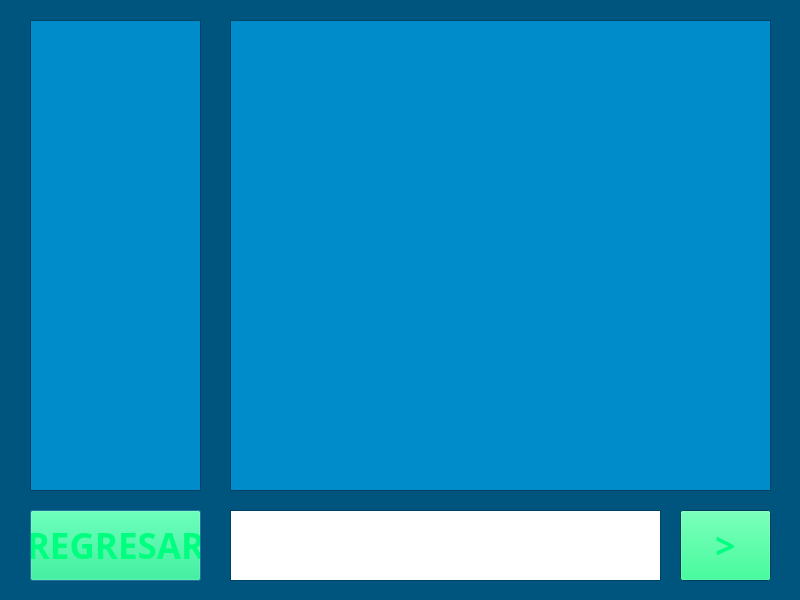
<?xml version="1.0" encoding="UTF-8"?>
<ui version="4.0">
 <class>Direct</class>
 <widget class="QDialog" name="Direct">
  <property name="geometry">
   <rect>
    <x>0</x>
    <y>0</y>
    <width>800</width>
    <height>600</height>
   </rect>
  </property>
  <property name="maximumSize">
   <size>
    <width>800</width>
    <height>600</height>
   </size>
  </property>
  <property name="palette">
   <palette>
    <active>
     <colorrole role="WindowText">
      <brush brushstyle="SolidPattern">
       <color alpha="255">
        <red>0</red>
        <green>255</green>
        <blue>127</blue>
       </color>
      </brush>
     </colorrole>
     <colorrole role="Button">
      <brush brushstyle="SolidPattern">
       <color alpha="255">
        <red>0</red>
        <green>255</green>
        <blue>127</blue>
       </color>
      </brush>
     </colorrole>
     <colorrole role="Text">
      <brush brushstyle="SolidPattern">
       <color alpha="255">
        <red>0</red>
        <green>255</green>
        <blue>127</blue>
       </color>
      </brush>
     </colorrole>
     <colorrole role="ButtonText">
      <brush brushstyle="SolidPattern">
       <color alpha="255">
        <red>0</red>
        <green>255</green>
        <blue>127</blue>
       </color>
      </brush>
     </colorrole>
     <colorrole role="Base">
      <brush brushstyle="SolidPattern">
       <color alpha="255">
        <red>0</red>
        <green>139</green>
        <blue>203</blue>
       </color>
      </brush>
     </colorrole>
     <colorrole role="Window">
      <brush brushstyle="SolidPattern">
       <color alpha="255">
        <red>0</red>
        <green>85</green>
        <blue>127</blue>
       </color>
      </brush>
     </colorrole>
     <colorrole role="PlaceholderText">
      <brush brushstyle="SolidPattern">
       <color alpha="128">
        <red>0</red>
        <green>255</green>
        <blue>127</blue>
       </color>
      </brush>
     </colorrole>
    </active>
    <inactive>
     <colorrole role="WindowText">
      <brush brushstyle="SolidPattern">
       <color alpha="255">
        <red>0</red>
        <green>255</green>
        <blue>127</blue>
       </color>
      </brush>
     </colorrole>
     <colorrole role="Button">
      <brush brushstyle="SolidPattern">
       <color alpha="255">
        <red>0</red>
        <green>255</green>
        <blue>127</blue>
       </color>
      </brush>
     </colorrole>
     <colorrole role="Text">
      <brush brushstyle="SolidPattern">
       <color alpha="255">
        <red>0</red>
        <green>255</green>
        <blue>127</blue>
       </color>
      </brush>
     </colorrole>
     <colorrole role="ButtonText">
      <brush brushstyle="SolidPattern">
       <color alpha="255">
        <red>0</red>
        <green>255</green>
        <blue>127</blue>
       </color>
      </brush>
     </colorrole>
     <colorrole role="Base">
      <brush brushstyle="SolidPattern">
       <color alpha="255">
        <red>0</red>
        <green>139</green>
        <blue>203</blue>
       </color>
      </brush>
     </colorrole>
     <colorrole role="Window">
      <brush brushstyle="SolidPattern">
       <color alpha="255">
        <red>0</red>
        <green>85</green>
        <blue>127</blue>
       </color>
      </brush>
     </colorrole>
     <colorrole role="PlaceholderText">
      <brush brushstyle="SolidPattern">
       <color alpha="128">
        <red>0</red>
        <green>255</green>
        <blue>127</blue>
       </color>
      </brush>
     </colorrole>
    </inactive>
    <disabled>
     <colorrole role="WindowText">
      <brush brushstyle="SolidPattern">
       <color alpha="255">
        <red>120</red>
        <green>120</green>
        <blue>120</blue>
       </color>
      </brush>
     </colorrole>
     <colorrole role="Button">
      <brush brushstyle="SolidPattern">
       <color alpha="255">
        <red>0</red>
        <green>255</green>
        <blue>127</blue>
       </color>
      </brush>
     </colorrole>
     <colorrole role="Text">
      <brush brushstyle="SolidPattern">
       <color alpha="255">
        <red>120</red>
        <green>120</green>
        <blue>120</blue>
       </color>
      </brush>
     </colorrole>
     <colorrole role="ButtonText">
      <brush brushstyle="SolidPattern">
       <color alpha="255">
        <red>120</red>
        <green>120</green>
        <blue>120</blue>
       </color>
      </brush>
     </colorrole>
     <colorrole role="Base">
      <brush brushstyle="SolidPattern">
       <color alpha="255">
        <red>0</red>
        <green>85</green>
        <blue>127</blue>
       </color>
      </brush>
     </colorrole>
     <colorrole role="Window">
      <brush brushstyle="SolidPattern">
       <color alpha="255">
        <red>0</red>
        <green>85</green>
        <blue>127</blue>
       </color>
      </brush>
     </colorrole>
     <colorrole role="PlaceholderText">
      <brush brushstyle="SolidPattern">
       <color alpha="128">
        <red>0</red>
        <green>0</green>
        <blue>0</blue>
       </color>
      </brush>
     </colorrole>
    </disabled>
   </palette>
  </property>
  <property name="font">
   <font>
    <family>Agency FB</family>
    <pointsize>26</pointsize>
   </font>
  </property>
  <property name="windowTitle">
   <string>Dialog</string>
  </property>
  <widget class="QListView" name="listView">
   <property name="geometry">
    <rect>
     <x>30</x>
     <y>20</y>
     <width>171</width>
     <height>471</height>
    </rect>
   </property>
   <property name="font">
    <font>
     <family>Agency FB</family>
     <pointsize>10</pointsize>
    </font>
   </property>
  </widget>
  <widget class="QListView" name="listView_2">
   <property name="geometry">
    <rect>
     <x>230</x>
     <y>20</y>
     <width>541</width>
     <height>471</height>
    </rect>
   </property>
   <property name="font">
    <font>
     <family>Agency FB</family>
     <pointsize>10</pointsize>
    </font>
   </property>
  </widget>
  <widget class="QPushButton" name="pushButton">
   <property name="geometry">
    <rect>
     <x>30</x>
     <y>510</y>
     <width>171</width>
     <height>71</height>
    </rect>
   </property>
   <property name="font">
    <font>
     <family>Agency FB</family>
     <pointsize>26</pointsize>
     <weight>75</weight>
     <bold>true</bold>
    </font>
   </property>
   <property name="text">
    <string>REGRESAR</string>
   </property>
  </widget>
  <widget class="QTextEdit" name="textEdit">
   <property name="geometry">
    <rect>
     <x>230</x>
     <y>510</y>
     <width>431</width>
     <height>71</height>
    </rect>
   </property>
   <property name="palette">
    <palette>
     <active>
      <colorrole role="Base">
       <brush brushstyle="SolidPattern">
        <color alpha="255">
         <red>255</red>
         <green>255</green>
         <blue>255</blue>
        </color>
       </brush>
      </colorrole>
     </active>
     <inactive>
      <colorrole role="Base">
       <brush brushstyle="SolidPattern">
        <color alpha="255">
         <red>255</red>
         <green>255</green>
         <blue>255</blue>
        </color>
       </brush>
      </colorrole>
     </inactive>
     <disabled>
      <colorrole role="Base">
       <brush brushstyle="SolidPattern">
        <color alpha="255">
         <red>0</red>
         <green>85</green>
         <blue>127</blue>
        </color>
       </brush>
      </colorrole>
     </disabled>
    </palette>
   </property>
  </widget>
  <widget class="QPushButton" name="pushButton_2">
   <property name="geometry">
    <rect>
     <x>680</x>
     <y>510</y>
     <width>91</width>
     <height>71</height>
    </rect>
   </property>
   <property name="font">
    <font>
     <family>Agency FB</family>
     <pointsize>26</pointsize>
     <weight>75</weight>
     <bold>true</bold>
    </font>
   </property>
   <property name="text">
    <string>&gt;</string>
   </property>
  </widget>
 </widget>
 <resources/>
 <connections/>
</ui>
